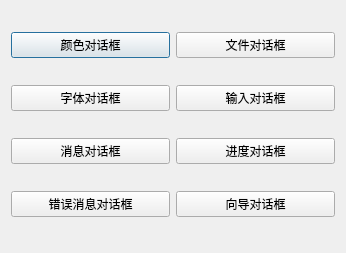
<?xml version="1.0" encoding="UTF-8"?>
<ui version="4.0">
 <class>Dialog</class>
 <widget class="QDialog" name="Dialog">
  <property name="geometry">
   <rect>
    <x>0</x>
    <y>0</y>
    <width>346</width>
    <height>253</height>
   </rect>
  </property>
  <property name="windowTitle">
   <string>Dialog</string>
  </property>
  <layout class="QGridLayout" name="gridLayout">
   <item row="0" column="0">
    <widget class="QPushButton" name="ColorBtn">
     <property name="text">
      <string>颜色对话框</string>
     </property>
    </widget>
   </item>
   <item row="0" column="1">
    <widget class="QPushButton" name="FileBtn">
     <property name="text">
      <string>文件对话框</string>
     </property>
    </widget>
   </item>
   <item row="1" column="0">
    <widget class="QPushButton" name="FontBtn">
     <property name="text">
      <string>字体对话框</string>
     </property>
    </widget>
   </item>
   <item row="1" column="1">
    <widget class="QPushButton" name="InputBtn">
     <property name="text">
      <string>输入对话框</string>
     </property>
    </widget>
   </item>
   <item row="2" column="0">
    <widget class="QPushButton" name="MsgBtn">
     <property name="text">
      <string>消息对话框</string>
     </property>
    </widget>
   </item>
   <item row="2" column="1">
    <widget class="QPushButton" name="ProcessBtn">
     <property name="text">
      <string>进度对话框</string>
     </property>
    </widget>
   </item>
   <item row="3" column="0">
    <widget class="QPushButton" name="ErrMsgBtn">
     <property name="text">
      <string>错误消息对话框</string>
     </property>
    </widget>
   </item>
   <item row="3" column="1">
    <widget class="QPushButton" name="WizardBtn">
     <property name="text">
      <string>向导对话框</string>
     </property>
    </widget>
   </item>
  </layout>
 </widget>
 <resources/>
 <connections/>
</ui>
